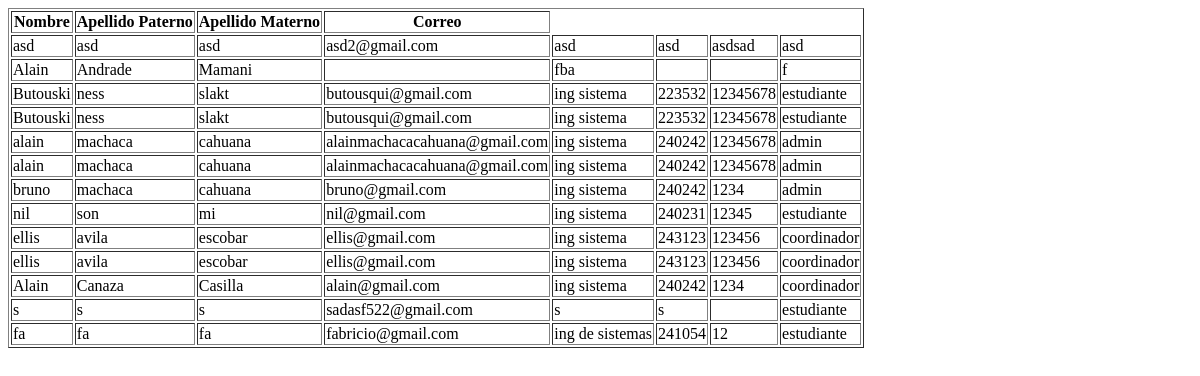
The page /listarpersona/ on the database as committed earlier.
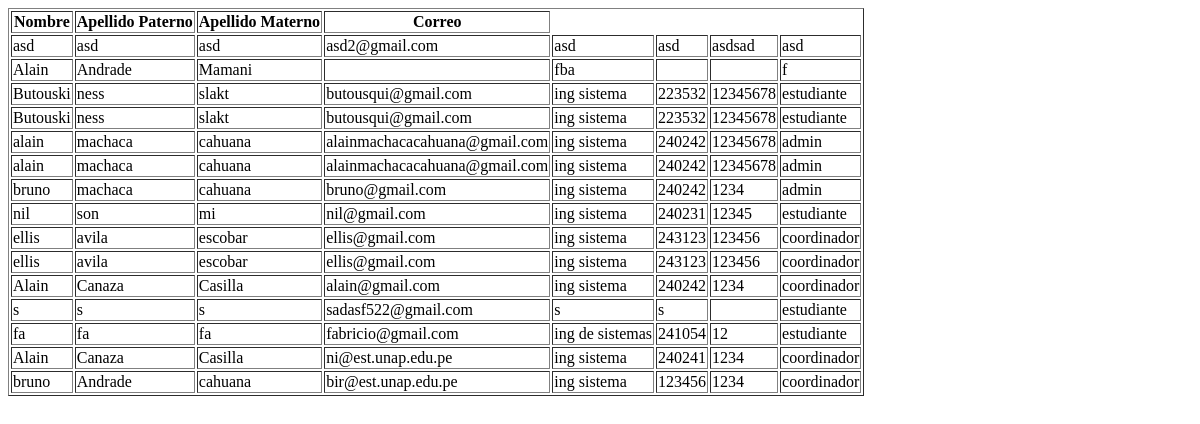
The same page on the database as committed later.
### ReservaCanchasUNA/models.py (models this page shows, shortened)
class Persona(models.Model):
    nombre = models.CharField(max_length=100, blank=True, null=True)
    apellido_paterno = models.CharField(max_length=100, blank=True, null=True)
    apellido_materno = models.CharField(max_length=100, blank=True, null=True)
    correo = models.EmailField(max_length=100, unique=True, blank=True, null=True)
    escuela = models.CharField(max_length=100, blank=True, null=True)
    codigo = models.IntegerField( unique=True,
        blank=True, # Considera cambiar a False si siempre debe ser obligatorio
        null=True,  # Considera cambiar a False si siempre debe ser obligatorio
        validators=[
            MinValueValidator(100000, message="El código debe tener 6 dígitos."),
            MaxValueValidator(999999, message="El código debe tener 6 dígitos.")
        ]
    )
    contrasena = models.CharField(max_length=100, blank=True, null=True)
    rol = models.CharField(max_length=100, default='estudiante', null=False)

### ReservaCanchasUNA/views.py (the view)
# urls.py: path('listarpersona/', views.listar_personas, name='listar_personas'),
def listar_personas(request):
    return render(request, "ReservaCanchasUNA/lista_personas.html",{"personas":models.Persona.objects.all()})

### ReservaCanchasUNA/templates/ReservaCanchasUNA/lista_personas.html (shortened to what this page needs)
{% load crispy_forms_tags %}
<!DOCTYPE html>
<html lang="en">
<head>
</head>
<body>
  <table border="1">
    <thead>
        <tr>
            <th>Nombre</th>
            <th>Apellido Paterno</th>
            <th>Apellido Materno</th>
             <th>Correo</th>
        </tr>
    </thead>
    <tbody>
        {% for persona in personas %}
        <tr>
            <td>{{ persona.nombre }}</td>
            <td>{{ persona.apellido_paterno }}</td>
            <td>{{ persona.apellido_materno }}</td>
            <td>{{ persona.correo }}</td>
            <td>{{ persona.escuela }}</td>
            <td>{{ persona.codigo }}</td>
            <td>{{ persona.contrasena }}</td>
            <td>{{ persona.rol }}</td>
        </tr>
        {% endfor %}
    </tbody>
</table>
</body>
</html>

Rows that differ between the two databases and show on the page:
added Persona: nombre "Alain", apellido_paterno "Canaza", apellido_materno "Casilla", correo "ni@est.unap.edu.pe", escuela "ing sistema", codigo "240241", contrasena "1234", rol "coordinador"
added Persona: nombre "bruno", apellido_paterno "Andrade", apellido_materno "cahuana", correo "bir@est.unap.edu.pe", escuela "ing sistema", codigo "123456", contrasena "1234", rol "coordinador"
